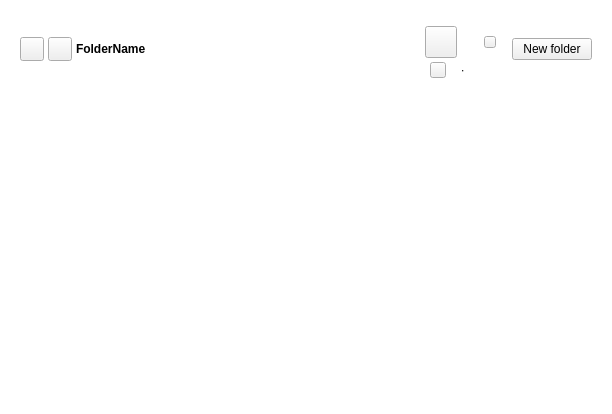
<?xml version="1.0" encoding="UTF-8"?>
<ui version="4.0">
 <class>NodeSelectorTreeViewWidget</class>
 <widget class="QWidget" name="NodeSelectorTreeViewWidget">
  <property name="geometry">
   <rect>
    <x>0</x>
    <y>0</y>
    <width>612</width>
    <height>414</height>
   </rect>
  </property>
  <property name="windowTitle">
   <string notr="true"/>
  </property>
  <property name="styleSheet">
   <string notr="true">#Container
{
background-color: #FFFFFF; /*colorToken.page-background*/
}

QTreeView
{
background-color: #FFFFFF; /*colorToken.page-background*/
color: #303233; /*colorToken.text-primary*/
border: none;
}

#sh_accessContainer
{
border-radius: 4px;
}

#treeViewPage
{
background-color: transparent;
}</string>
  </property>
  <layout class="QVBoxLayout" name="verticalLayout_6">
   <property name="spacing">
    <number>0</number>
   </property>
   <property name="leftMargin">
    <number>0</number>
   </property>
   <property name="topMargin">
    <number>0</number>
   </property>
   <property name="rightMargin">
    <number>0</number>
   </property>
   <property name="bottomMargin">
    <number>0</number>
   </property>
   <item>
    <widget class="QWidget" name="Container" native="true">
     <layout class="QVBoxLayout" name="verticalLayout">
      <property name="spacing">
       <number>0</number>
      </property>
      <property name="leftMargin">
       <number>0</number>
      </property>
      <property name="topMargin">
       <number>0</number>
      </property>
      <property name="rightMargin">
       <number>0</number>
      </property>
      <property name="bottomMargin">
       <number>0</number>
      </property>
      <item>
       <widget class="QWidget" name="header" native="true">
        <property name="minimumSize">
         <size>
          <width>0</width>
          <height>0</height>
         </size>
        </property>
        <property name="maximumSize">
         <size>
          <width>16777215</width>
          <height>16777215</height>
         </size>
        </property>
        <layout class="QHBoxLayout" name="horizontalLayout_2" stretch="0,2,0,0">
         <property name="spacing">
          <number>4</number>
         </property>
         <property name="leftMargin">
          <number>20</number>
         </property>
         <property name="topMargin">
          <number>20</number>
         </property>
         <property name="rightMargin">
          <number>20</number>
         </property>
         <property name="bottomMargin">
          <number>20</number>
         </property>
         <item>
          <widget class="QWidget" name="navigationButtons" native="true">
           <property name="sizePolicy">
            <sizepolicy hsizetype="Fixed" vsizetype="Preferred">
             <horstretch>0</horstretch>
             <verstretch>0</verstretch>
            </sizepolicy>
           </property>
           <layout class="QHBoxLayout" name="horizontalLayout_6">
            <property name="spacing">
             <number>4</number>
            </property>
            <property name="leftMargin">
             <number>0</number>
            </property>
            <property name="topMargin">
             <number>0</number>
            </property>
            <property name="rightMargin">
             <number>0</number>
            </property>
            <property name="bottomMargin">
             <number>0</number>
            </property>
            <item>
             <widget class="TokenizableToolButton" name="bBack">
              <property name="sizePolicy">
               <sizepolicy hsizetype="Fixed" vsizetype="Fixed">
                <horstretch>0</horstretch>
                <verstretch>0</verstretch>
               </sizepolicy>
              </property>
              <property name="minimumSize">
               <size>
                <width>24</width>
                <height>24</height>
               </size>
              </property>
              <property name="maximumSize">
               <size>
                <width>24</width>
                <height>24</height>
               </size>
              </property>
              <property name="cursor">
               <cursorShape>PointingHandCursor</cursorShape>
              </property>
              <property name="text">
               <string notr="true"/>
              </property>
              <property name="icon">
               <iconset resource="../../../gui/Resources_common.qrc">
                <normaloff>:/chevron-left_medium_thin_outline</normaloff>:/chevron-left_medium_thin_outline</iconset>
              </property>
              <property name="iconSize">
               <size>
                <width>24</width>
                <height>24</height>
               </size>
              </property>
              <property name="type" stdset="0">
               <string notr="true">ghost</string>
              </property>
              <property name="disabled_off" stdset="0">
               <string notr="true">icon-disabled</string>
              </property>
             </widget>
            </item>
            <item>
             <widget class="TokenizableToolButton" name="bForward">
              <property name="sizePolicy">
               <sizepolicy hsizetype="Fixed" vsizetype="Fixed">
                <horstretch>0</horstretch>
                <verstretch>0</verstretch>
               </sizepolicy>
              </property>
              <property name="minimumSize">
               <size>
                <width>24</width>
                <height>24</height>
               </size>
              </property>
              <property name="maximumSize">
               <size>
                <width>24</width>
                <height>24</height>
               </size>
              </property>
              <property name="cursor">
               <cursorShape>PointingHandCursor</cursorShape>
              </property>
              <property name="text">
               <string notr="true"/>
              </property>
              <property name="icon">
               <iconset resource="../../../gui/Resources_common.qrc">
                <normaloff>:/chevron-right_medium_thin_outline</normaloff>:/chevron-right_medium_thin_outline</iconset>
              </property>
              <property name="iconSize">
               <size>
                <width>24</width>
                <height>24</height>
               </size>
              </property>
              <property name="type" stdset="0">
               <string notr="true">ghost</string>
              </property>
              <property name="disabled_off" stdset="0">
               <string notr="true">icon-disabled</string>
              </property>
             </widget>
            </item>
           </layout>
          </widget>
         </item>
         <item>
          <widget class="ElidingLabel" name="lFolderName">
           <property name="sizePolicy">
            <sizepolicy hsizetype="Preferred" vsizetype="Preferred">
             <horstretch>0</horstretch>
             <verstretch>0</verstretch>
            </sizepolicy>
           </property>
           <property name="minimumSize">
            <size>
             <width>0</width>
             <height>36</height>
            </size>
           </property>
           <property name="maximumSize">
            <size>
             <width>16777215</width>
             <height>36</height>
            </size>
           </property>
           <property name="font">
            <font>
             <bold>true</bold>
             <strikeout>false</strikeout>
             <kerning>false</kerning>
            </font>
           </property>
           <property name="text">
            <string notr="true">FolderName</string>
           </property>
           <property name="font-size" stdset="0">
            <string notr="true">body-2</string>
           </property>
           <property name="bold" stdset="0">
            <bool>true</bool>
           </property>
          </widget>
         </item>
         <item>
          <widget class="QWidget" name="incomingInfo" native="true">
           <layout class="QVBoxLayout" name="verticalLayout_4">
            <property name="spacing">
             <number>4</number>
            </property>
            <property name="leftMargin">
             <number>0</number>
            </property>
            <property name="topMargin">
             <number>6</number>
            </property>
            <property name="rightMargin">
             <number>0</number>
            </property>
            <property name="bottomMargin">
             <number>0</number>
            </property>
            <item>
             <widget class="QWidget" name="sh_folderNameInfo" native="true">
              <layout class="QHBoxLayout" name="horizontalLayout_5" stretch="0,0,0,0">
               <property name="spacing">
                <number>8</number>
               </property>
               <property name="leftMargin">
                <number>0</number>
               </property>
               <property name="topMargin">
                <number>0</number>
               </property>
               <property name="rightMargin">
                <number>0</number>
               </property>
               <property name="bottomMargin">
                <number>0</number>
               </property>
               <item>
                <widget class="IconLabel" name="sh_folderIcon">
                 <property name="minimumSize">
                  <size>
                   <width>32</width>
                   <height>32</height>
                  </size>
                 </property>
                 <property name="maximumSize">
                  <size>
                   <width>32</width>
                   <height>32</height>
                  </size>
                 </property>
                 <property name="text">
                  <string notr="true"/>
                 </property>
                 <property name="iconSize">
                  <size>
                   <width>32</width>
                   <height>32</height>
                  </size>
                 </property>
                </widget>
               </item>
               <item>
                <widget class="ElidingLabel" name="sh_folderName">
                 <property name="text">
                  <string notr="true"/>
                 </property>
                </widget>
               </item>
               <item>
                <widget class="QWidget" name="sh_accessContainer" native="true">
                 <property name="sizePolicy">
                  <sizepolicy hsizetype="Fixed" vsizetype="Preferred">
                   <horstretch>0</horstretch>
                   <verstretch>0</verstretch>
                  </sizepolicy>
                 </property>
                 <property name="minimumSize">
                  <size>
                   <width>0</width>
                   <height>18</height>
                  </size>
                 </property>
                 <property name="maximumSize">
                  <size>
                   <width>16777215</width>
                   <height>18</height>
                  </size>
                 </property>
                 <property name="styleSheet">
                  <string notr="true">#sh_accessContainer[access = &quot;2&quot;]
{
background-color: #CFFCDB; /*colorToken.notification-success*/
color: #007C3E; /*colorToken.text-success*/
}

#sh_accessContainer[access = &quot;1&quot;]
{
background-color: #DFF4FE; /*colorToken.notification-info*/
color: #0078A4; /*colorToken.text-info*/
}

#sh_accessContainer[access = &quot;0&quot;]
{
background-color: #E4E4E5; /*colorToken.surface-3*/
color: #616366; /*colorToken.text-secondary*/
}</string>
                 </property>
                 <layout class="QHBoxLayout" name="horizontalLayout_7">
                  <property name="spacing">
                   <number>1</number>
                  </property>
                  <property name="leftMargin">
                   <number>4</number>
                  </property>
                  <property name="topMargin">
                   <number>3</number>
                  </property>
                  <property name="rightMargin">
                   <number>4</number>
                  </property>
                  <property name="bottomMargin">
                   <number>3</number>
                  </property>
                  <item>
                   <widget class="IconLabel" name="sh_accessIcon">
                    <property name="minimumSize">
                     <size>
                      <width>12</width>
                      <height>12</height>
                     </size>
                    </property>
                    <property name="maximumSize">
                     <size>
                      <width>12</width>
                      <height>12</height>
                     </size>
                    </property>
                    <property name="text">
                     <string notr="true"/>
                    </property>
                    <property name="icon">
                     <iconset resource="../../../gui/Resources_common.qrc">
                      <normaloff>:/star_small_thin_outline</normaloff>:/star_small_thin_outline</iconset>
                    </property>
                    <property name="iconSize">
                     <size>
                      <width>12</width>
                      <height>12</height>
                     </size>
                    </property>
                    <property name="normal_off" stdset="0">
                     <string notr="true">text-success</string>
                    </property>
                   </widget>
                  </item>
                  <item>
                   <widget class="QLabel" name="sh_accessLabel">
                    <property name="sizePolicy">
                     <sizepolicy hsizetype="Fixed" vsizetype="Preferred">
                      <horstretch>0</horstretch>
                      <verstretch>0</verstretch>
                     </sizepolicy>
                    </property>
                    <property name="text">
                     <string notr="true"/>
                    </property>
                    <property name="font-size" stdset="0">
                     <string notr="true">caption</string>
                    </property>
                   </widget>
                  </item>
                 </layout>
                </widget>
               </item>
               <item>
                <spacer name="horizontalSpacer_7">
                 <property name="orientation">
                  <enum>Qt::Horizontal</enum>
                 </property>
                 <property name="sizeHint" stdset="0">
                  <size>
                   <width>0</width>
                   <height>0</height>
                  </size>
                 </property>
                </spacer>
               </item>
              </layout>
             </widget>
            </item>
            <item>
             <widget class="QWidget" name="shareeInfo" native="true">
              <property name="minimumSize">
               <size>
                <width>0</width>
                <height>0</height>
               </size>
              </property>
              <layout class="QHBoxLayout" name="horizontalLayout_4">
               <property name="spacing">
                <number>4</number>
               </property>
               <property name="leftMargin">
                <number>5</number>
               </property>
               <property name="topMargin">
                <number>0</number>
               </property>
               <property name="rightMargin">
                <number>0</number>
               </property>
               <property name="bottomMargin">
                <number>0</number>
               </property>
               <item alignment="Qt::AlignLeft">
                <widget class="IconLabel" name="sh_userIcon">
                 <property name="minimumSize">
                  <size>
                   <width>16</width>
                   <height>16</height>
                  </size>
                 </property>
                 <property name="maximumSize">
                  <size>
                   <width>16</width>
                   <height>16</height>
                  </size>
                 </property>
                 <property name="text">
                  <string notr="true"/>
                 </property>
                </widget>
               </item>
               <item>
                <widget class="ElidingLabel" name="sh_userName">
                 <property name="text">
                  <string notr="true"/>
                 </property>
                 <property name="font-size" stdset="0">
                  <string notr="true">caption</string>
                 </property>
                 <property name="semibold" stdset="0">
                  <bool>true</bool>
                 </property>
                </widget>
               </item>
               <item>
                <widget class="QLabel" name="sh_separator">
                 <property name="text">
                  <string notr="true">∙</string>
                 </property>
                 <property name="font-size" stdset="0">
                  <string notr="true">caption</string>
                 </property>
                </widget>
               </item>
               <item alignment="Qt::AlignLeft">
                <widget class="QLabel" name="sh_userEmail">
                 <property name="text">
                  <string notr="true"/>
                 </property>
                 <property name="font-size" stdset="0">
                  <string notr="true">caption</string>
                 </property>
                </widget>
               </item>
               <item>
                <spacer name="horizontalSpacer_5">
                 <property name="orientation">
                  <enum>Qt::Horizontal</enum>
                 </property>
                 <property name="sizeHint" stdset="0">
                  <size>
                   <width>0</width>
                   <height>0</height>
                  </size>
                 </property>
                </spacer>
               </item>
              </layout>
             </widget>
            </item>
           </layout>
          </widget>
         </item>
         <item>
          <widget class="QWidget" name="customButtonsContainer" native="true">
           <property name="sizePolicy">
            <sizepolicy hsizetype="Preferred" vsizetype="Preferred">
             <horstretch>0</horstretch>
             <verstretch>0</verstretch>
            </sizepolicy>
           </property>
           <layout class="QHBoxLayout" name="customButtonsLayout">
            <property name="spacing">
             <number>0</number>
            </property>
            <property name="leftMargin">
             <number>0</number>
            </property>
            <property name="topMargin">
             <number>0</number>
            </property>
            <property name="rightMargin">
             <number>0</number>
            </property>
            <property name="bottomMargin">
             <number>0</number>
            </property>
            <item>
             <widget class="TokenizableButton" name="bNewFolder">
              <property name="sizePolicy">
               <sizepolicy hsizetype="Fixed" vsizetype="Fixed">
                <horstretch>0</horstretch>
                <verstretch>0</verstretch>
               </sizepolicy>
              </property>
              <property name="cursor">
               <cursorShape>PointingHandCursor</cursorShape>
              </property>
              <property name="text">
               <string>New folder</string>
              </property>
              <property name="icon">
               <iconset resource="../../../gui/Resources_common.qrc">
                <normaloff>:/folder-plus-01_small_thin_outline</normaloff>:/folder-plus-01_small_thin_outline</iconset>
              </property>
              <property name="iconSize">
               <size>
                <width>16</width>
                <height>16</height>
               </size>
              </property>
              <property name="type" stdset="0">
               <string notr="true">ghost</string>
              </property>
              <property name="dimension" stdset="0">
               <string notr="true">small</string>
              </property>
             </widget>
            </item>
           </layout>
          </widget>
         </item>
        </layout>
       </widget>
      </item>
      <item>
       <widget class="QWidget" name="searchButtonsWidget" native="true">
        <property name="minimumSize">
         <size>
          <width>0</width>
          <height>40</height>
         </size>
        </property>
        <property name="maximumSize">
         <size>
          <width>16777215</width>
          <height>40</height>
         </size>
        </property>
        <layout class="QHBoxLayout" name="horizontalLayout_3" stretch="0,0,0,0,1">
         <property name="spacing">
          <number>8</number>
         </property>
         <property name="leftMargin">
          <number>20</number>
         </property>
         <property name="topMargin">
          <number>0</number>
         </property>
         <property name="bottomMargin">
          <number>16</number>
         </property>
         <item>
          <widget class="TabSelector" name="cloudDriveSearch" native="true">
           <property name="maximumSize">
            <size>
             <width>16777215</width>
             <height>16777215</height>
            </size>
           </property>
           <property name="class" stdset="0">
            <string notr="true">chip</string>
           </property>
           <property name="icon" stdset="0">
            <iconset resource="../../../gui/Resources_common.qrc">
             <normaloff>:/cloud_small_thin_outline</normaloff>
             <normalon>:/cloud_small_thin_solid</normalon>:/cloud_small_thin_outline</iconset>
           </property>
          </widget>
         </item>
         <item>
          <widget class="TabSelector" name="backupsSearch" native="true">
           <property name="maximumSize">
            <size>
             <width>16777215</width>
             <height>16777215</height>
            </size>
           </property>
           <property name="class" stdset="0">
            <string notr="true">chip</string>
           </property>
           <property name="icon" stdset="0">
            <iconset resource="../../../gui/Resources_common.qrc">
             <normaloff>:/devices_small_thin_outline</normaloff>
             <normalon>:/devices_small_thin_solid</normalon>:/devices_small_thin_outline</iconset>
           </property>
          </widget>
         </item>
         <item>
          <widget class="TabSelector" name="incomingSharesSearch" native="true">
           <property name="maximumSize">
            <size>
             <width>16777215</width>
             <height>16777215</height>
            </size>
           </property>
           <property name="class" stdset="0">
            <string notr="true">chip</string>
           </property>
           <property name="icon" stdset="0">
            <iconset resource="../../../gui/Resources_common.qrc">
             <normaloff>:/folder-users_small_thin_outline</normaloff>
             <normalon>:/folder-users_small_thin_solid</normalon>:/folder-users_small_thin_outline</iconset>
           </property>
          </widget>
         </item>
         <item>
          <widget class="TabSelector" name="rubbishSearch" native="true">
           <property name="maximumSize">
            <size>
             <width>16777215</width>
             <height>16777215</height>
            </size>
           </property>
           <property name="class" stdset="0">
            <string notr="true">chip</string>
           </property>
           <property name="icon" stdset="0">
            <iconset resource="../../../gui/Resources_common.qrc">
             <normaloff>:/trash_small_thin_outline</normaloff>
             <normalon>:/trash_small_thin_solid</normalon>:/trash_small_thin_outline</iconset>
           </property>
          </widget>
         </item>
         <item>
          <spacer name="horizontalSpacer_2">
           <property name="orientation">
            <enum>Qt::Horizontal</enum>
           </property>
           <property name="sizeHint" stdset="0">
            <size>
             <width>0</width>
             <height>0</height>
            </size>
           </property>
          </spacer>
         </item>
        </layout>
       </widget>
      </item>
      <item>
       <widget class="QStackedWidget" name="stackedWidget">
        <property name="currentIndex">
         <number>0</number>
        </property>
        <widget class="QWidget" name="treeViewPage">
         <layout class="QVBoxLayout" name="verticalLayout_2">
          <property name="spacing">
           <number>0</number>
          </property>
          <property name="leftMargin">
           <number>12</number>
          </property>
          <property name="topMargin">
           <number>0</number>
          </property>
          <property name="rightMargin">
           <number>1</number>
          </property>
          <property name="bottomMargin">
           <number>0</number>
          </property>
          <item>
           <widget class="NodeSelectorTreeView" name="tMegaFolders">
            <property name="font">
             <font>
              <family>SF Pro Display</family>
              <bold>false</bold>
             </font>
            </property>
            <property name="focusPolicy">
             <enum>Qt::StrongFocus</enum>
            </property>
            <property name="frameShape">
             <enum>QFrame::StyledPanel</enum>
            </property>
            <property name="frameShadow">
             <enum>QFrame::Plain</enum>
            </property>
            <property name="alternatingRowColors">
             <bool>false</bool>
            </property>
            <property name="selectionMode">
             <enum>QAbstractItemView::SingleSelection</enum>
            </property>
            <property name="iconSize">
             <size>
              <width>24</width>
              <height>24</height>
             </size>
            </property>
            <property name="autoExpandDelay">
             <number>-1</number>
            </property>
            <property name="indentation">
             <number>18</number>
            </property>
            <property name="uniformRowHeights">
             <bool>true</bool>
            </property>
            <property name="animated">
             <bool>true</bool>
            </property>
            <property name="allColumnsShowFocus">
             <bool>false</bool>
            </property>
            <property name="expandsOnDoubleClick">
             <bool>false</bool>
            </property>
            <attribute name="headerMinimumSectionSize">
             <number>35</number>
            </attribute>
            <attribute name="headerDefaultSectionSize">
             <number>35</number>
            </attribute>
           </widget>
          </item>
         </layout>
        </widget>
        <widget class="QWidget" name="emptyPage">
         <property name="acceptDrops">
          <bool>true</bool>
         </property>
         <layout class="QVBoxLayout" name="verticalLayout_3">
          <property name="leftMargin">
           <number>0</number>
          </property>
          <property name="topMargin">
           <number>0</number>
          </property>
          <property name="rightMargin">
           <number>0</number>
          </property>
          <property name="bottomMargin">
           <number>0</number>
          </property>
          <item>
           <widget class="QFrame" name="frame">
            <property name="frameShape">
             <enum>QFrame::NoFrame</enum>
            </property>
            <property name="frameShadow">
             <enum>QFrame::Plain</enum>
            </property>
            <property name="lineWidth">
             <number>0</number>
            </property>
            <layout class="QGridLayout" name="gridLayout">
             <property name="leftMargin">
              <number>0</number>
             </property>
             <property name="topMargin">
              <number>0</number>
             </property>
             <property name="rightMargin">
              <number>0</number>
             </property>
             <property name="bottomMargin">
              <number>0</number>
             </property>
             <item row="1" column="0">
              <spacer name="horizontalSpacer_3">
               <property name="orientation">
                <enum>Qt::Horizontal</enum>
               </property>
               <property name="sizeHint" stdset="0">
                <size>
                 <width>0</width>
                 <height>0</height>
                </size>
               </property>
              </spacer>
             </item>
             <item row="1" column="2">
              <spacer name="horizontalSpacer_6">
               <property name="orientation">
                <enum>Qt::Horizontal</enum>
               </property>
               <property name="sizeHint" stdset="0">
                <size>
                 <width>0</width>
                 <height>0</height>
                </size>
               </property>
              </spacer>
             </item>
             <item row="1" column="1" alignment="Qt::AlignHCenter">
              <widget class="IconLabel" name="emptyIcon">
               <property name="minimumSize">
                <size>
                 <width>96</width>
                 <height>96</height>
                </size>
               </property>
               <property name="maximumSize">
                <size>
                 <width>96</width>
                 <height>96</height>
                </size>
               </property>
               <property name="text">
                <string notr="true"/>
               </property>
               <property name="icon">
                <iconset resource="../../../gui/Resources_common.qrc">
                 <normaloff>:/search_small_thin_outline</normaloff>:/search_small_thin_outline</iconset>
               </property>
               <property name="iconSize">
                <size>
                 <width>96</width>
                 <height>96</height>
                </size>
               </property>
               <property name="normal_off" stdset="0">
                <string notr="true">icon-secondary</string>
               </property>
              </widget>
             </item>
             <item row="3" column="1">
              <spacer name="verticalSpacer_2">
               <property name="orientation">
                <enum>Qt::Vertical</enum>
               </property>
               <property name="sizeHint" stdset="0">
                <size>
                 <width>0</width>
                 <height>0</height>
                </size>
               </property>
              </spacer>
             </item>
             <item row="2" column="1">
              <widget class="QWidget" name="textEmptyInfo" native="true">
               <property name="sizePolicy">
                <sizepolicy hsizetype="Preferred" vsizetype="Preferred">
                 <horstretch>0</horstretch>
                 <verstretch>0</verstretch>
                </sizepolicy>
               </property>
               <property name="minimumSize">
                <size>
                 <width>0</width>
                 <height>0</height>
                </size>
               </property>
               <layout class="QVBoxLayout" name="verticalLayout_7">
                <property name="spacing">
                 <number>8</number>
                </property>
                <property name="leftMargin">
                 <number>0</number>
                </property>
                <property name="topMargin">
                 <number>0</number>
                </property>
                <property name="rightMargin">
                 <number>0</number>
                </property>
                <property name="bottomMargin">
                 <number>0</number>
                </property>
                <item>
                 <widget class="QLabel" name="titleEmptyLabel">
                  <property name="text">
                   <string notr="true"/>
                  </property>
                  <property name="alignment">
                   <set>Qt::AlignCenter</set>
                  </property>
                  <property name="font-size" stdset="0">
                   <string notr="true">label-1</string>
                  </property>
                  <property name="semibold" stdset="0">
                   <bool>true</bool>
                  </property>
                 </widget>
                </item>
                <item>
                 <widget class="QLabel" name="descriptionEmptyLabel">
                  <property name="minimumSize">
                   <size>
                    <width>0</width>
                    <height>0</height>
                   </size>
                  </property>
                  <property name="maximumSize">
                   <size>
                    <width>16777215</width>
                    <height>16777215</height>
                   </size>
                  </property>
                  <property name="text">
                   <string notr="true"/>
                  </property>
                  <property name="alignment">
                   <set>Qt::AlignCenter</set>
                  </property>
                  <property name="wordWrap">
                   <bool>true</bool>
                  </property>
                  <property name="font-size" stdset="0">
                   <string notr="true">label-2</string>
                  </property>
                 </widget>
                </item>
               </layout>
              </widget>
             </item>
             <item row="0" column="1">
              <spacer name="verticalSpacer">
               <property name="orientation">
                <enum>Qt::Vertical</enum>
               </property>
               <property name="sizeHint" stdset="0">
                <size>
                 <width>0</width>
                 <height>0</height>
                </size>
               </property>
              </spacer>
             </item>
            </layout>
           </widget>
          </item>
         </layout>
        </widget>
        <widget class="QWidget" name="emptyFolderPage">
         <property name="acceptDrops">
          <bool>true</bool>
         </property>
         <layout class="QVBoxLayout" name="emptyFolderVerticalLayout">
          <property name="leftMargin">
           <number>0</number>
          </property>
          <property name="topMargin">
           <number>0</number>
          </property>
          <property name="rightMargin">
           <number>0</number>
          </property>
          <property name="bottomMargin">
           <number>0</number>
          </property>
          <item>
           <widget class="QFrame" name="emptyFolderFrame">
            <property name="frameShape">
             <enum>QFrame::NoFrame</enum>
            </property>
            <property name="frameShadow">
             <enum>QFrame::Plain</enum>
            </property>
            <property name="lineWidth">
             <number>0</number>
            </property>
            <layout class="QGridLayout" name="emptyFolderGridLayout">
             <property name="leftMargin">
              <number>0</number>
             </property>
             <property name="topMargin">
              <number>0</number>
             </property>
             <property name="rightMargin">
              <number>0</number>
             </property>
             <property name="bottomMargin">
              <number>0</number>
             </property>
             <item row="1" column="0">
              <spacer name="emptyFolderHorizontalSpacer_1">
               <property name="orientation">
                <enum>Qt::Horizontal</enum>
               </property>
               <property name="sizeHint" stdset="0">
                <size>
                 <width>0</width>
                 <height>0</height>
                </size>
               </property>
              </spacer>
             </item>
             <item row="1" column="2">
              <spacer name="emptyFolderHorizontalSpacer_2">
               <property name="orientation">
                <enum>Qt::Horizontal</enum>
               </property>
               <property name="sizeHint" stdset="0">
                <size>
                 <width>0</width>
                 <height>0</height>
                </size>
               </property>
              </spacer>
             </item>
             <item row="1" column="1" alignment="Qt::AlignHCenter">
              <widget class="IconLabel" name="emptyFolderIcon">
               <property name="minimumSize">
                <size>
                 <width>96</width>
                 <height>96</height>
                </size>
               </property>
               <property name="maximumSize">
                <size>
                 <width>96</width>
                 <height>96</height>
                </size>
               </property>
               <property name="text">
                <string notr="true"/>
               </property>
               <property name="icon">
                <iconset resource="../../../gui/Resources_light.qrc">
                 <normaloff>:/folder_small_thin</normaloff>:/folder_small_thin</iconset>
               </property>
               <property name="iconSize">
                <size>
                 <width>96</width>
                 <height>96</height>
                </size>
               </property>
               <property name="normal_off" stdset="0">
                <string notr="true">icon-secondary</string>
               </property>
              </widget>
             </item>
             <item row="3" column="1">
              <spacer name="emptyFolderVerticalSpacer_1">
               <property name="orientation">
                <enum>Qt::Vertical</enum>
               </property>
               <property name="sizeHint" stdset="0">
                <size>
                 <width>0</width>
                 <height>0</height>
                </size>
               </property>
              </spacer>
             </item>
             <item row="2" column="1">
              <widget class="QWidget" name="textEmptyFolderInfo" native="true">
               <property name="sizePolicy">
                <sizepolicy hsizetype="Expanding" vsizetype="Preferred">
                 <horstretch>0</horstretch>
                 <verstretch>0</verstretch>
                </sizepolicy>
               </property>
               <property name="minimumSize">
                <size>
                 <width>0</width>
                 <height>0</height>
                </size>
               </property>
               <layout class="QVBoxLayout" name="emptyFolderVerticalLayout_7">
                <property name="spacing">
                 <number>8</number>
                </property>
                <property name="leftMargin">
                 <number>0</number>
                </property>
                <property name="topMargin">
                 <number>0</number>
                </property>
                <property name="rightMargin">
                 <number>0</number>
                </property>
                <property name="bottomMargin">
                 <number>0</number>
                </property>
                <item>
                 <widget class="QLabel" name="titleEmptyFolderLabel">
                  <property name="text">
                   <string>Folder is empty</string>
                  </property>
                  <property name="alignment">
                   <set>Qt::AlignCenter</set>
                  </property>
                  <property name="font-size" stdset="0">
                   <string notr="true">label-1</string>
                  </property>
                  <property name="semibold" stdset="0">
                   <bool>true</bool>
                  </property>
                 </widget>
                </item>
                <item>
                 <widget class="QLabel" name="descriptionEmptyFolderLabel">
                  <property name="minimumSize">
                   <size>
                    <width>0</width>
                    <height>0</height>
                   </size>
                  </property>
                  <property name="maximumSize">
                   <size>
                    <width>16777215</width>
                    <height>16777215</height>
                   </size>
                  </property>
                  <property name="text">
                   <string notr="true"/>
                  </property>
                  <property name="alignment">
                   <set>Qt::AlignCenter</set>
                  </property>
                  <property name="wordWrap">
                   <bool>true</bool>
                  </property>
                  <property name="font-size" stdset="0">
                   <string notr="true">label-2</string>
                  </property>
                 </widget>
                </item>
               </layout>
              </widget>
             </item>
             <item row="0" column="1">
              <spacer name="emptyFolderVerticalSpacer">
               <property name="orientation">
                <enum>Qt::Vertical</enum>
               </property>
               <property name="sizeHint" stdset="0">
                <size>
                 <width>0</width>
                 <height>0</height>
                </size>
               </property>
              </spacer>
             </item>
            </layout>
           </widget>
          </item>
         </layout>
        </widget>
       </widget>
      </item>
     </layout>
    </widget>
   </item>
  </layout>
 </widget>
 <customwidgets>
  <customwidget>
   <class>TokenizableButton</class>
   <extends>QPushButton</extends>
   <header>tokenizer/TokenizableItems/TokenizableButtons.h</header>
  </customwidget>
  <customwidget>
   <class>TokenizableToolButton</class>
   <extends>QToolButton</extends>
   <header>tokenizer/TokenizableItems/TokenizableButtons.h </header>
  </customwidget>
  <customwidget>
   <class>IconLabel</class>
   <extends>QToolButton</extends>
   <header>tokenizer/TokenizableItems/IconLabel.h</header>
  </customwidget>
  <customwidget>
   <class>TabSelector</class>
   <extends>QWidget</extends>
   <header>TabSelector.h</header>
   <container>1</container>
  </customwidget>
  <customwidget>
   <class>NodeSelectorTreeView</class>
   <extends>QTreeView</extends>
   <header>node_selector/gui/NodeSelectorTreeView.h</header>
  </customwidget>
  <customwidget>
   <class>ElidingLabel</class>
   <extends>QLabel</extends>
   <header>gui/ElidedLabel.h</header>
  </customwidget>
 </customwidgets>
 <resources>
  <include location="../../../gui/Resources_common.qrc"/>
  <include location="../../../gui/Resources_light.qrc"/>
 </resources>
 <connections/>
</ui>
